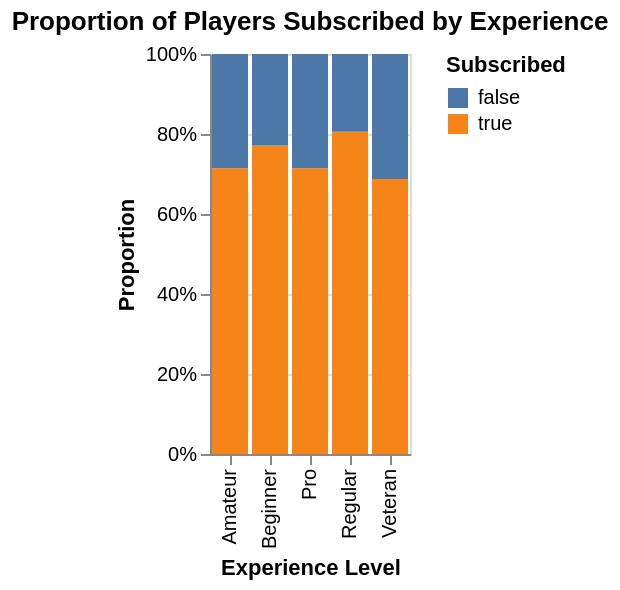

Source (notebook cell):
### Markdown cell above
We can see that almost all the age below 15 subscribed and the subscription distributed more on younger age.

subscription distribution by experience:

### Code cell
prop_chart = (
    alt.Chart(players)
    .mark_bar()
    .encode(
        x=alt.X('experience:N', title='Experience Level'),
        y=alt.Y('count()', stack='normalize', title='Proportion'),
        color=alt.Color('subscribe:N', title='Subscribed')
    )
    .properties(height=200, title='Proportion of Players Subscribed by Experience')
)
prop_chart

### Figure 1 — Vega-Lite specification as saved in the notebook (floating-point values rounded to 4 significant figures; data arrays with more than 128 entries replaced by an {"elided": "..."} marker saying what was removed)
{"config": {"view": {"continuousWidth": 300, "continuousHeight": 300}}, "data": {"name": "data-094ab745fb9f06385dd7feabadc0ec26"}, "mark": {"type": "bar"}, "encoding": {"color": {"field": "subscribe", "title": "Subscribed", "type": "nominal"}, "x": {"field": "experience", "title": "Experience Level", "type": "nominal"}, "y": {"aggregate": "count", "stack": "normalize", "title": "Proportion", "type": "quantitative"}}, "height": 200, "title": "Proportion of Players Subscribed by Experience", "$schema": "https://vega.github.io/schema/vega-lite/v5.20.1.json", "datasets": {"data-094ab745fb9f06385dd7feabadc0ec26": {"elided": "196 records"}}}
